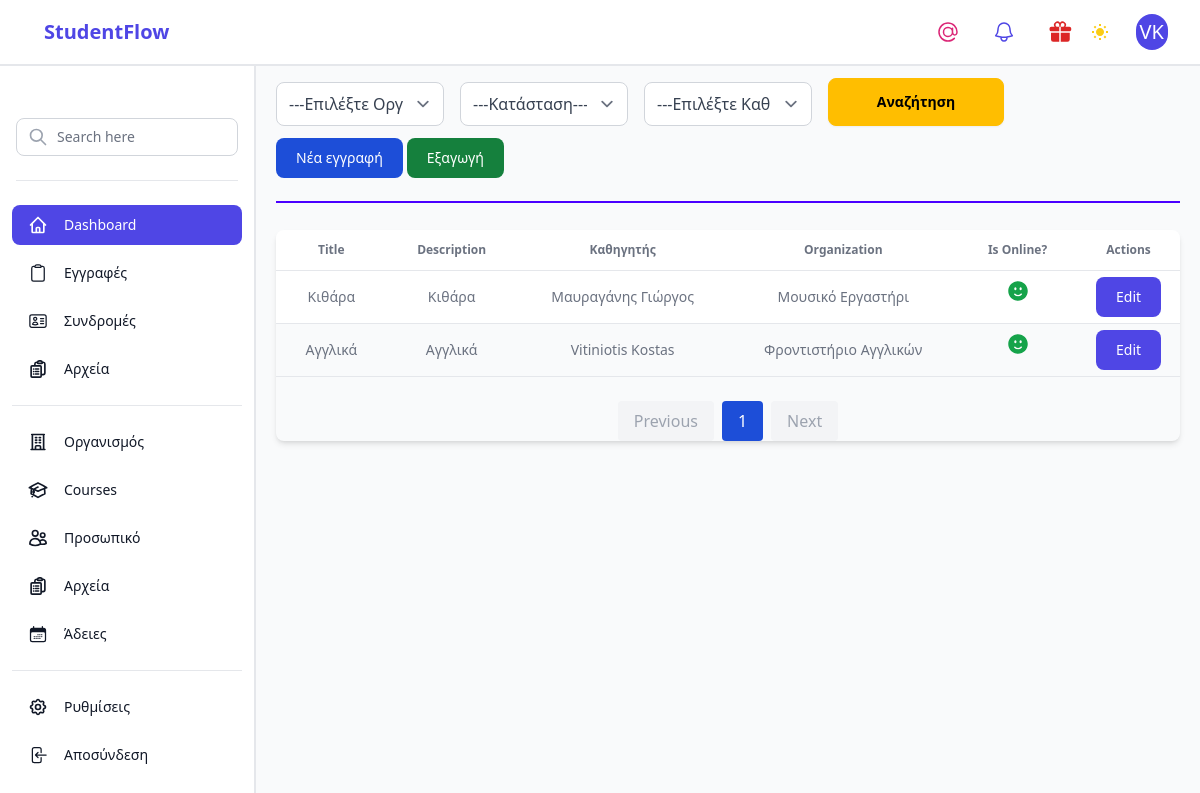
The app's page /students/courses/list (signed in), older data.
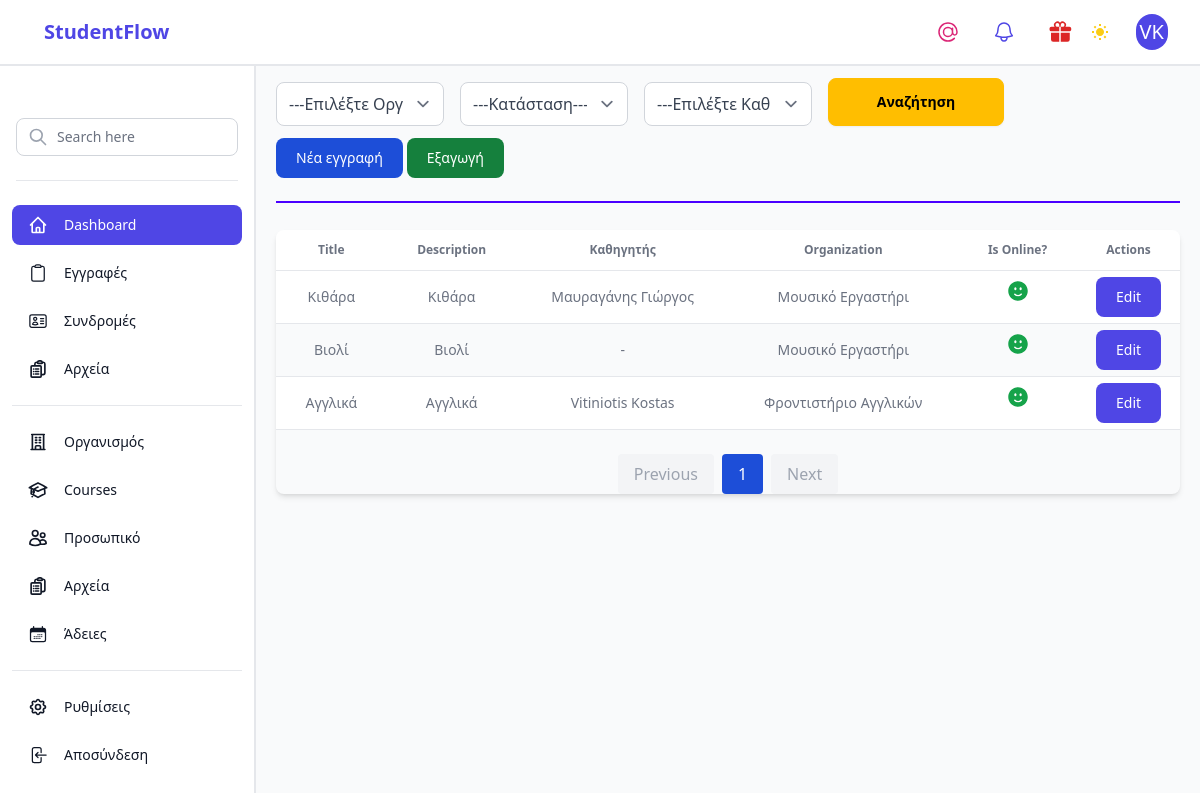
The same page, newer data.
### apps/users/models.py (models this page shows, shortened)
class User(TimeStampedModel,AbstractBaseUser, PermissionsMixin):
    class Gender(models.TextChoices):
        MALE = 'M', _('Male')
        FEMALE = 'F', _('Female')
        OTHER = 'O', _('Other')
    organization = models.ForeignKey(Organization, on_delete=models.SET_NULL, null=True, blank=True)
    email = models.EmailField(unique=True)
    first_name = models.CharField(max_length=30, blank=True)
    last_name = models.CharField(max_length=30, blank=True)
    is_staff = models.BooleanField(default=False)
    is_active = models.BooleanField(default=True)
    is_company_owner = models.BooleanField(default=False)
    date_of_birth = models.DateField(null=True)
    phone_number = models.CharField(max_length=15, unique=True,null=True, blank=True)
    address = models.CharField(max_length=255)
    city = models.CharField(max_length=100)
    postal_code = models.CharField(max_length=20)
    country = models.CharField(max_length=100)
    gender = models.CharField(
        max_length=1,
        choices=Gender.choices,
        default=Gender.OTHER,
    )
    first_login = models.BooleanField(default=True)
    objects = CustomUserManager()
    USERNAME_FIELD = 'email'
    REQUIRED_FIELDS = []
    def __str__(self):
        return f"{self.last_name} {self.first_name}"

### apps/student/models.py (models this page shows, shortened)
class Course(TimeStampedModel):
    organization = models.ForeignKey(Organization, on_delete=models.CASCADE,null=True, blank=True,related_name='courses')
    user = models.ForeignKey("users.User", on_delete=models.CASCADE,default='1',null=True, blank=True)
    title = models.CharField(max_length=100)
    description = models.TextField()
    is_online = models.BooleanField(default=True)

### apps/organization/models.py (models this page shows)
class Organization(TimeStampedModel):
    owner_name = models.CharField(max_length=255)
    title = models.CharField(max_length=255)
    address = models.CharField(max_length=255)
    city = models.CharField(max_length=100)
    postal_code = models.CharField(max_length=20)
    country = models.CharField(max_length=100)
    phone_number = models.CharField(max_length=255)
    email = models.EmailField(max_length=254)
    is_active = models.BooleanField(default=True)
    class Meta:
        ordering = ['title']
        verbose_name = _('Organization')
        verbose_name_plural = _('Organization')
    def __str__(self):
        return f"{self.title}"

### apps/student/views.py (the view)
# urls.py: path('students/courses/list', views.course_list_view, name='course_list'),
def course_list_view(request):
    form = CourseForm(user=request.user)
    if request.user.is_superuser:
        queryset = Course.objects.all()  # Superuser can see all courses
    else:
        queryset = Course.objects.filter(user__organization=request.user.organization)
    filterset = CourseFilter(request.GET, queryset=queryset,user=request.user)
    filtered_queryset = filterset.qs
    paginator = Paginator(filtered_queryset.order_by('-title'), 10)
    page_number = request.GET.get('page')
    try:
        page_obj = paginator.page(page_number)
    except PageNotAnInteger:
        page_obj = paginator.page(1)
    except EmptyPage:
        page_obj = paginator.page(paginator.num_pages)
    if request.method == 'POST':
        form = CourseForm(request.POST, user=request.user)
        if form.is_valid():
            form.save()
            return redirect('course_list')  # Redirect to the course list after saving
    context = {
        'page_obj': page_obj,
        'form': form,
        'filter': filterset,  # Include filterset in context for rendering
    }
    return render(request, 'app/student/student_course_list.html', context)

### templates/app/student/student_course_list.html (shortened to what this page needs)
{% extends "_base.html" %}
{% load widget_tweaks %}
{% block content %}
<body>
<form method="get" action="#" class="grid grid-cols-1 md:grid-cols-2 lg:grid-cols-5 gap-4 mt-3">
    {{ filter.form }}
    <button type="submit" class="btn btn-warning sm:w-44">Αναζήτηση</button>
</form>
<div class="flex flex-col sm:flex-row sm:space-x-1 space-y-1 sm:space-y-0 mt-3">
    <button onclick="openModalCourseNew()" class="text-white bg-blue-700 hover:bg-blue-800 focus:ring-4 focus:ring-blue-300 font-medium rounded-lg text-sm px-5 py-2.5 dark:bg-blue-600 dark:hover:bg-blue-700 focus:outline-none dark:focus:ring-blue-800">Νέα εγγραφή</button>
    <a href="#" class="text-center lg:text-left text-white bg-green-700 hover:bg-green-800 focus:ring-4 focus:ring-green-300 font-medium rounded-lg text-sm px-5 py-2.5 dark:bg-green-600 dark:hover:bg-green-700 focus:outline-none dark:focus:ring-green-800">Εξαγωγή<a/>
</div>
<div class="divider divider-primary"></div>
    <div class="relative overflow-x-auto shadow-md sm:rounded-lg mt-5">
        <div class="hidden sm:block">
            <table class="w-full text-sm text-center rtl:text-right text-gray-500 dark:text-gray-400">
                <thead class="text-xs odd:bg-white odd:dark:bg-gray-900 even:bg-gray-50 even:dark:bg-gray-800 border-b dark:border-gray-700">
                    <tr>
                        <th scope="col" class="px-6 py-3">Title</th>
                        <th scope="col" class="px-6 py-3">Description</th>
                        <th scope="col" class="px-6 py-3">Καθηγητής</th>
                        <th scope="col" class="px-6 py-3">Organization</th>
                        <th scope="col" class="px-6 py-3">Is Online?</th>
                        <th scope="col" class="px-6 py-3">Actions</th>
                    </tr>
                </thead>
                <tbody>
                    {% for course in page_obj %}
                    <tr class="odd:bg-white odd:dark:bg-gray-900 even:bg-gray-50 even:dark:bg-gray-800 border-b dark:border-gray-700">
                        <td class="px-6 py-4" data-label="Title">{{ course.title }}</td>
                        <td class="px-6 py-4" data-label="Title">{{ course.description }}</td>
                        <td class="px-6 py-4" data-label="Title">{{ course.user|default:" - " }}</td>
                        <td class="px-6 py-4" data-label="Organization">{{ course.organization }}</td>
                            {% if course.is_online == True %}
                        <td class="flex justify-center items-center h-10" data-label="Κατάσταση">
                        </td>
                            {% endif %}
                        <td><button class="open-modal text-white bg-indigo-600 hover:bg-indigo-700 focus:ring-4 focus:ring-blue-300 font-medium rounded-lg text-sm px-5 py-2.5 dark:bg-blue-600 dark:hover:bg-blue-700 focus:outline-none dark:focus:ring-blue-800" data-id="{{ course.id }}" >Edit</button>
                    </tr>
                    {% empty %}
                    <tr>
                        <td colspan="6" class="border px-4 py-2 text-center">Καμία εγγραφή μαθήματος</td>
                    </tr>
                    {% endfor %}
                </tbody>
            </table>
        </div>
    <div class="flex justify-center items-center mt-6 space-x-2">
      {% if page_obj.has_previous %}
        <a href="?page={{ page_obj.previous_page_number }}" class="px-4 py-2 bg-gray-200 text-gray-700 rounded hover:bg-gray-300">
          Previous
        </a>
      {% else %}
        <span class="px-4 py-2 bg-gray-100 text-gray-400 rounded">Previous</span>
      {% endif %}
      {% for num in page_obj.paginator.page_range %}
        {% if page_obj.number == num %}
          <span class="px-4 py-2 bg-blue-700 text-white rounded">{{ num }}</span>
        {% else %}
          <a href="?page={{ num }}" class="px-4 py-2 bg-gray-200 text-gray-700 rounded hover:bg-gray-300">{{ num }}</a>
        {% endif %}
      {% endfor %}
      {% if page_obj.has_next %}
        <a href="?page={{ page_obj.next_page_number }}" class="px-4 py-2 bg-gray-200 text-gray-700 rounded hover:bg-gray-300">
          Next
        </a>
      {% else %}
        <span class="px-4 py-2 bg-gray-100 text-gray-400 rounded">Next</span>
      {% endif %}
    </div>
    </div>
</body>
</html>
{% endblock %}

### templates/_base.html (shortened to what this page needs)
{% load static %}
<!DOCTYPE html>
<html lang="en">
<head>
    <link href="{% static 'css/dist/styles.css' %}" rel="stylesheet">
</head>
<body class="bg-gray-100">
    {% include 'app/partials/navbar.html' %}
    <div class="h-screen flex flex-1 bg-gray-50 dark:bg-gray-700">
        <div class="hidden md:flex md:w-64 md:flex-col border-r-2">
            <div class="flex flex-col flex-grow pt-5 overflow-y-auto bg-white dark:bg-gray-700 dark:border-r-2 dark:border-r-gray-200">
                <div class="px-4 mt-8">
                    <div class="relative">
                        <div class="absolute inset-y-0 left-0 flex items-center pl-3 pointer-events-none">
                        </div>
                        <input type="search" name="" id="" class="block w-full py-2 pl-10 border border-gray-300 rounded-lg focus:ring-indigo-600 focus:border-indigo-600 sm:text-sm " placeholder="Search here" />
                    </div>
                </div>
                <div class="px-4 mt-6">
                    <hr class="border-gray-200" />
                </div>
                <div class="flex flex-col flex-1 px-3 mt-6 dark:text-white">
                    <div class="space-y-4">
                        <nav class="flex-1 space-y-2">
                            <a href="/" title="" class="flex items-center px-4 py-2.5 text-sm font-medium text-white transition-all duration-200 bg-indigo-600 rounded-lg group">
                                Dashboard
                            </a>
                            <a href="{% url 'students_list' %}" class="flex items-center px-4 py-2.5 text-sm  font-medium transition-all duration-200 text-gray-900 dark:text-white hover:text-white rounded-lg hover:bg-indigo-600 group">
                                Εγγραφές
                            </a>
                            <a href="{% url 'subscriptions_list' %}" class="flex items-center px-4 py-2.5 text-sm font-medium transition-all duration-200 text-gray-900 dark:text-white hover:text-white rounded-lg hover:bg-indigo-600 group">
                                Συνδρομές
                            </a>
                            <a href="{% url 'student_document_list' %}" class="flex items-center px-4 py-2.5 text-sm font-medium transition-all duration-200 text-gray-900 dark:text-white hover:text-white rounded-lg hover:bg-indigo-600 group">
                                Αρχεία
                            </a>
                        </nav>
                        <hr class="border-gray-200" />
                        <nav class="flex-1 space-y-2">
                            <a href="{% url 'organization_info'  %}" class="flex items-center px-4 py-2.5 text-sm font-medium transition-all duration-200 text-gray-900 dark:text-white hover:text-white rounded-lg hover:bg-indigo-600 group">
                                Οργανισμός
                            </a>
                            <a href="{% url 'course_list' %}" class="flex items-center px-4 py-2.5 text-sm font-medium transition-all duration-200 text-gray-900 dark:text-white hover:text-white rounded-lg hover:bg-indigo-600 group">
                                Courses
                            </a>
                            <a href="{% url 'staff_list' %}" class="flex items-center px-4 py-2.5 text-sm font-medium transition-all duration-200 dark:text-white text-gray-900 hover:text-white rounded-lg hover:bg-indigo-600 group">
                                Προσωπικό
                            </a>
                            <a href="{% url 'staff_document_list' %}" class="flex items-center px-4 py-2.5 text-sm font-medium transition-all duration-200 text-gray-900 dark:text-white hover:text-white rounded-lg hover:bg-indigo-600 group">
                                Αρχεία
                            </a>
                            <a href="{% url 'vacations_list' %}" class="flex items-center px-4 py-2.5 text-sm font-medium transition-all duration-200 dark:text-white text-gray-900 hover:text-white rounded-lg hover:bg-indigo-600 group">
                                  Άδειες
                            </a>
                        </nav>
                        <hr class="border-gray-200" />
                        <nav class="flex-1 space-y-2">
                            <a href="{% url 'admin:index' %}" target='_blank' class="flex items-center px-4 py-2.5 text-sm font-medium transition-all duration-200 text-gray-900 dark:text-white hover:text-white rounded-lg hover:bg-indigo-600 group">
                                Ρυθμίσεις
                            </a>
                            <a href="{% url 'logout' %}" class="flex items-center px-4 py-2.5 text-sm font-medium transition-all duration-200 text-gray-900 dark:text-white hover:text-white rounded-lg hover:bg-indigo-600 group">
                                    <path stroke-linecap="round" stroke-linejoin="round" d="M15 12a3 3 0 11-6 0 3 3 0 016 0z" />
                                Αποσύνδεση
                            </a>
                        </nav>
                    </div>
                </div>
            </div>
        </div>
        <div class="flex flex-col flex-1">
            <main class="w-full">
                <div class="w-full px-5">
                    {% block content %}{% endblock %}
</body>
</html>

### templates/app/partials/navbar.html (shortened to what this page needs)
{% load static %}
<link href="{% static 'css/dist/styles.css' %}" rel="stylesheet">
<nav class="bg-white border-b-2 dark:bg-gray-700">
    <div class="mx-auto max-w-7xl px-2 sm:px-6 lg:px-8">
      <div class="relative flex h-16 items-center justify-between">
                <div class="flex flex-1 items-center justify-center sm:items-stretch sm:justify-start">
                    <div class="flex flex-shrink-0 items-center">
                        <p class="text-xl text-indigo-600 font-bold ml-3 text-left animate-pulse">StudentFlow</p>
                    </div>
                </div>
        <div class="absolute inset-y-0 right-0 flex items-center pr-2 sm:static sm:inset-auto sm:ml-6 sm:pr-0 gap-4">
            <button type="button" onclick="openModal()" class="relative rounded-full  p-1 text-pink-600 hover:text-pink-700 hidden sm:ml-2 lg:flex">
            </button>
            <button type="button"  class="relative rounded-full bg-white dark:bg-gray-700 p-1  text-indigo-600 hover:text-indigo-700 focus:outline-none focus:ring-2 focus:ring-white focus:ring-offset-2 focus:ring-offset-gray-800 hidden sm:ml-2 lg:flex">
            </button>
            <a href="{% url 'update_list' %}">
            <button type="button"  class="relative rounded-full bg-white dark:bg-gray-700 p-1  text-red-600 hover:text-red-700 focus:outline-none focus:ring-2 focus:ring-white focus:ring-offset-2 focus:ring-offset-gray-800 hidden sm:ml-2 lg:flex ">
            </button></a>
          <div class="relative ml-3">
                <div>
                <button type="button" class="inline-flex items-center justify-center rounded-full text-xl bg-indigo-600 text-white p-1" id="user-menu-button" aria-expanded="false" aria-haspopup="true">
                    {% if user.is_authenticated %}
                    {{user.last_name|first}}{{user.first_name|first}}
                    {% endif %}
                </button>
                </div>
          </div>
        </div>
      </div>
    </div>
</nav>

Row changes from the older to the newer data that the page shows:
added Course: title "Βιολί", description "Βιολί", user "-", organization "Μουσικό Εργαστήρι", is_online True (drawn)
